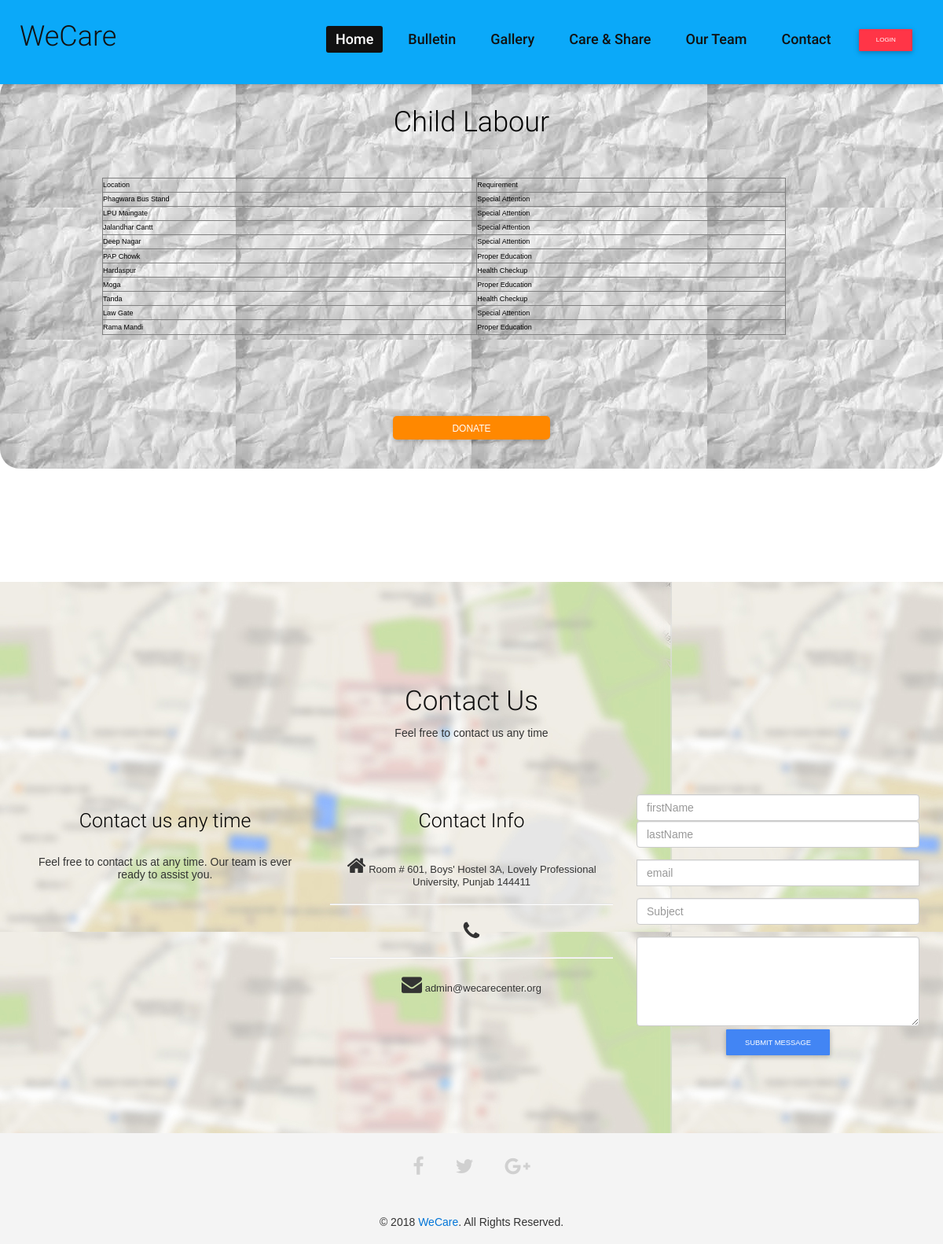
Page /childlab.php on the committed database.
### tables this page shows
CREATE TABLE `childlab` (
  `S_NO` int(20) NOT NULL,
  `Location` varchar(25) NOT NULL,
  `Requirment` varchar(50) NOT NULL
);

### childlab.php (the view)
<?php include('config.php');
include "myheader.php"
  ?>
   <br/><br/><br/><br/><br/><br/>
		<div id="wrapper" style="border-radius: 25px;background: url(img/paperback.jpg);background-position: left top;background-repeat: repeat;padding: 20px; width: 100%;height: 500px; ">
				<center><table border="1"  width="75%" height="200px" cell-padding="10" cellspacing="10" style="border-style: groove;margin-left:-70px;margin-top:50px;margin-bottom:100px;color:black;">
                    <h1 style="color:black">Child Labour</h1>
					<th>Location</th><th>Requirement</th>
					<?php
					$query="select * from childlab";
			                $select_query=mysqli_query($link,$query);
			                while ($row=mysqli_fetch_assoc($select_query))
			                {
						echo'<tr>
							<td>'.$row['Location'].'</td>
							<td>'.$row['Requirment'].'</td>
							</tr>';
							}
					?>
				</table>
				<a href="report.php?indicator=1"><button class="btn btn-primary btn-warning btn-lg" style="width:200px; height:30px; padding:8px; font-size:12px ;border-radius:5px;">Donate</button></a>
				</center>
		</div>
		<br/><br/><br/><br/><br/><br/><br/><br/><br/>
		<?php include"myfooter.php";?>

### css/overwrite.css (style rules this page uses)
.btn { text-shadow: none; background-image:none; border-color: none; border-bottom-color: none; -webkit-box-shadow: none; -moz-box-shadow: none; box-shadow: none; }
.btn { outline:0; -webkit-border-radius: 0; -moz-border-radius: 0; border-radius: 0; }
.btn-lg { -webkit-border-radius: 0; -moz-border-radius: 0; border-radius: 0; }

### css/style.css (style rules this page uses)
body { background: #fff; font-family:'Roboto', Arial, sans-serif; color:#333; line-height:1.6em; overflow-x:hidden; }
h1, h2, h3, h4, h5, h6 { font-weight:500; font-family:'Roboto'; color:#000; }
h1 { font-size: 36px; color:#fff; }
a { color: #0BA9F9; -webkit-transition: color 300ms, background-color 300ms; -moz-transition: color 300ms, background-color 300ms; -o-transition: color 300ms, background-color 300ms; transition: color 300ms, background-color 300ms; }
.btn-primary { margin-top:30px; }
.btn { display: inline-block; padding: 10px 20px; margin-bottom: 0; font-size: 16px; font-weight: normal; line-height: 1.42857143; text-align: center; white-space: nowrap; vertical-align: middle; -ms-touch-action: manipulation; touch-action: manipulation; cursor: pointer; -webkit-user-select: none; -moz-user-select: none; -ms-user-select: none; user-select: none; background-image: none; border: 1px solid transparent; border-radius: 4px; background-color: #0BA9F9; }

### myheader.php (style rules this page uses)
body { font: 14px sans-serif; text-align: center; }

### rows in the picture
childlab: Location "Phagwara Bus Stand", Requirment "Special Attention"
childlab: Location "LPU Maingate", Requirment "Special Attention"
childlab: Location "Jalandhar Cantt", Requirment "Special Attention"
childlab: Location "Deep Nagar", Requirment "Special Attention"
childlab: Location "PAP Chowk", Requirment "Proper Education"
childlab: Location "Hardaspur", Requirment "Health Checkup"
childlab: Location "Moga", Requirment "Proper Education"
childlab: Location "Tanda", Requirment "Health Checkup"
childlab: Location "Law Gate", Requirment "Special Attention"
childlab: Location "Rama Mandi", Requirment "Proper Education"
